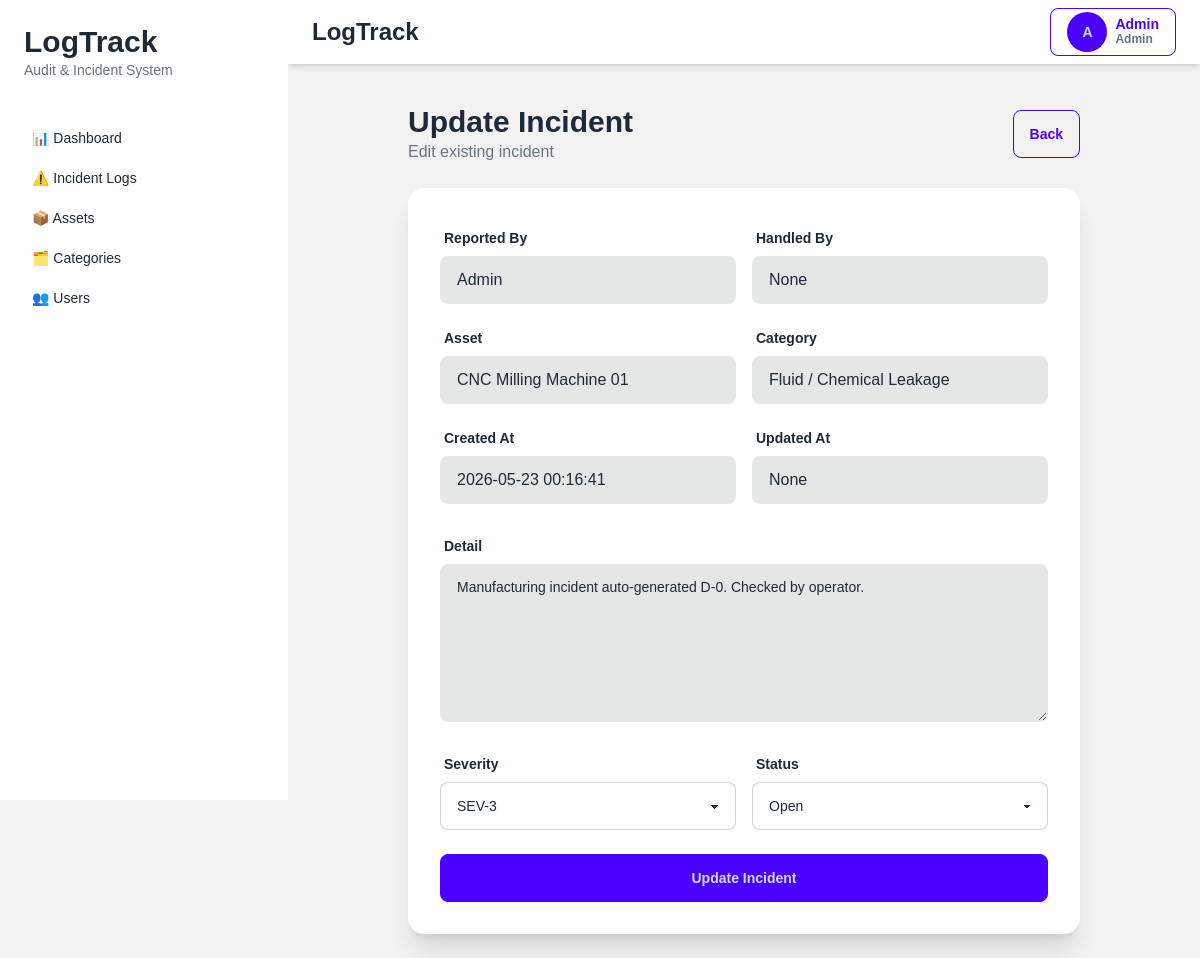
Screenshot of /incidents/2/edit (signed in) with the database file from the repository.
### tables this page shows
CREATE TABLE users (

    id INTEGER PRIMARY KEY AUTOINCREMENT,

    role INTEGER NOT NULL,

    name VARCHAR(255) NOT NULL,

    email VARCHAR(255) UNIQUE NOT NULL,

    password VARCHAR(255) NOT NULL,

    created_at DATETIME,

    is_deleted INTEGER DEFAULT 0
);

CREATE TABLE assets (

    id INTEGER PRIMARY KEY AUTOINCREMENT,

    asset_code VARCHAR(255) UNIQUE NOT NULL,

    asset_name VARCHAR(255) NOT NULL,

    status VARCHAR(50) DEFAULT 'Operational',

    created_at DATETIME,

    updated_at DATETIME,

    is_deleted INTEGER DEFAULT 0
);

CREATE TABLE incident_categories (

    id INTEGER PRIMARY KEY AUTOINCREMENT,

    category_name VARCHAR(255) NOT NULL,

    default_severity VARCHAR(50) NOT NULL,

    created_at DATETIME,

    updated_at DATETIME,

    is_deleted INTEGER DEFAULT 0
);

CREATE TABLE incidents (

    id INTEGER PRIMARY KEY AUTOINCREMENT,

    user_id INTEGER,

    asset_id INTEGER,

    incident_category_id INTEGER,
    
    handled_by INTEGER,

    severity_level VARCHAR(50) NOT NULL,

    status VARCHAR(255) NOT NULL,

    detail TEXT,

    created_at DATETIME,

    updated_at DATETIME,

    is_deleted INTEGER DEFAULT 0,

    FOREIGN KEY (user_id)
        REFERENCES users(id),

    FOREIGN KEY (asset_id)
        REFERENCES assets(id),

    FOREIGN KEY (incident_category_id)
        REFERENCES incident_categories(id)
    
    FOREIGN KEY (handled_by)
        REFERENCES users(id)
);

### app/controllers/incident_controller.py (the view)
def incident_edit(id):
    conn = None
    try:
        conn = get_db_connection()
        incident = conn.execute("""
            SELECT
                i.*,
                a.asset_name,
                c.category_name,
                u.name AS reported_by,
                h.name AS handled_by_name
            FROM incidents i
            LEFT JOIN assets a ON i.asset_id = a.id
            LEFT JOIN incident_categories c ON i.incident_category_id = c.id
            left JOIN users u ON i.user_id = u.id
            left JOIN users h ON i.handled_by = h.id
            WHERE i.id = ?
        """, (id,)).fetchone()
        if not incident:
            flash("Incident not found", "error")
            return redirect("/incidents")
        return render_template(
            "incidents/edit.html",
            incident=incident
        )
    except Exception as e:
        print("ERROR INCIDENT EDIT:", e)
        flash("Failed to open incident edit", "error")
        return redirect("/incidents")
    finally:
        if conn:
            conn.close()

### app/app.py (called while the page is built)
def create_app():
    app = Flask(__name__)
    app.config.from_object(
        "app.config.Config"
    )
    app.add_template_filter(
        timesince,
        "timesince"
    )
    @app.context_processor
    def inject_user():
        return {
            "role": session.get("role"),
            "user_name": session.get("name"),
            "user_id": session.get("user_id")
        }
    from app.routes.web import register_routes
    register_routes(app)
    return app

### app/database/connection.py (called while the page is built)
def get_db_connection():
    conn = sqlite3.connect(
        Config.DATABASE_PATH,
        timeout=30,
        isolation_level=None,
        check_same_thread=False
    )
    conn.row_factory = sqlite3.Row
    conn.execute("PRAGMA foreign_keys = ON")
    conn.execute("PRAGMA journal_mode = WAL")
    return conn

### app/templates/incidents/edit.html (shortened to what this page needs)
{% extends "layouts/app.html" %}  {% block content %}
<div class="max-w-2xl mx-auto">
    <div class="flex items-center justify-between mb-6">
        <div>
            <h1 class="text-3xl font-bold">Update Incident</h1>
            <p class="text-gray-500">Edit existing incident</p>
        </div>
        <a href="/incidents" class="btn btn-outline btn-primary">Back</a>
    </div>
    <div class="card bg-base-100 shadow-xl">
        <div class="card-body">
    <form
        method="POST"
        action="/incidents/{{ incident.id }}/update"
    >
        <div class="grid grid-cols-1 md:grid-cols-2 gap-4 mb-6">
          <div>
                <label class="label">
                    <span class="label-text font-semibold">
                        Reported By
                    </span>
                </label>
                <input
                    type="text"
                    class="input input-bordered w-full bg-base-300 border-base-300 text-base-content"
                    value="{{ incident.reported_by }}"
                    readonly
                >
            </div>
            <div>
                <label class="label">
                    <span class="label-text font-semibold">
                        Handled By
                    </span>
                </label>
                <input
                    type="text"
                    class="input input-bordered w-full bg-base-300 border-base-300 text-base-content"
                    value="{{ incident.handled_by_name }}"
                    readonly
                >
            </div>
            <div>
                <label class="label">
                    <span class="label-text font-semibold">
                        Asset
                    </span>
                </label>
                <input
                    type="text"
                    class="input input-bordered w-full bg-base-300 border-base-300 text-base-content"
                    value="{{ incident.asset_name }}"
                    readonly
                >
            </div>
            <div>
                <label class="label">
                    <span class="label-text font-semibold">
                        Category
                    </span>
                </label>
                <input
                    type="text"
                    class="input input-bordered w-full bg-base-300 border-base-300 text-base-content"
                    value="{{ incident.category_name }}"
                    readonly
                >
            </div>
            <div>
                <label class="label">
                    <span class="label-text font-semibold">
                        Created At
                    </span>
                </label>
                <input
                    type="text"
                    class="input input-bordered w-full bg-base-300 border-base-300 text-base-content"
                    value="{{ incident.created_at }}"
                    readonly
                >
            </div>
            <div>
                <label class="label">
                    <span class="label-text font-semibold">
                        Updated At
                    </span>
                </label>
                <input
                    type="text"
                    class="input input-bordered w-full bg-base-300 border-base-300 text-base-content"
                    value="{{ incident.updated_at }}"
                    readonly
                >
            </div>
        </div>
        <div class="form-control mb-6">
            <label class="label">
                <span class="label-text font-semibold">
                    Detail
                </span>
            </label>
            <textarea
                class="textarea textarea-bordered bg-base-300 border-base-300 text-base-content"
                rows="5"
                readonly
            >{{ incident.detail }}</textarea>
        </div>
        <div class="grid grid-cols-1 md:grid-cols-2 gap-4 mb-6">
            <div>
                <label class="label">
                    <span class="label-text font-semibold">
                        Severity
                    </span>
                </label>
                <select
                    name="severity_level"
                    class="select select-bordered w-full"
                    required
                >
                    <option
                        value="SEV-3"
                        {% if incident.severity_level == "SEV-3" %}
                        selected
                        {% endif %}
                    >
                        SEV-3
                    </option>
                </select>
            </div>
            <div>
                <label class="label">
                    <span class="label-text font-semibold">
                        Status
                    </span>
                </label>
                <select
                    name="status"
                    class="select select-bordered w-full"
                    required
                >
                    <option
                        value="Open"
                        {% if incident.status == "Open" %}
                        selected
                        {% endif %}
                    >
                        Open
                    </option>
                </select>
            </div>
        </div>
        <button class="btn btn-primary w-full">
            Update Incident
        </button>
    </form>
</div>
    </div>
</div>
{% endblock %}

### app/templates/layouts/app.html (shortened to what this page needs)
<!doctype html>
<html lang="en">
  <head>
    <script src="https://cdn.tailwindcss.com"></script>
    <link
      href="https://cdn.jsdelivr.net/npm/daisyui@4.12.10/dist/full.min.css"
      rel="stylesheet" />
    <link
      rel="stylesheet"
      href="{{ url_for('static', filename='css/app.css') }}" />
  </head>
  <body class="bg-base-200">
    <div class="drawer lg:drawer-open">
      <div class="drawer-content flex flex-col">
        <div class="navbar bg-base-100 shadow-md">
          <div class="flex-1">
            <h1 class="text-2xl font-bold px-4">LogTrack</h1>
          </div>
          <div class="dropdown dropdown-end px-4">
            <div
              tabindex="0"
              role="button"
              class="btn btn-outline btn-primary flex items-center gap-2">
              <div class="avatar placeholder">
                <div class="bg-primary text-primary-content rounded-full w-10">
                  <span> {{ session["name"][0]|upper }} </span>
                </div>
              </div>
              <div class="hidden md:block text-left">
                <div class="font-semibold">{{ session["name"] }}</div>
                <div class="text-xs text-gray-500">
                  {% if role == 0 %} Super Admin {% elif role == 1 %} Admin
                  {%else %} User {% endif %}
                </div>
              </div>
            </div>
          </div>
        </div>
        <div class="px-6 pt-4">
        </div>
        <main class="p-6">{% block content %} {% endblock %}</main>
      </div>
      <div class="drawer-side">
        <aside class="w-72 min-h-full bg-base-100">
          <div class="p-6">
            <h2 class="text-3xl font-bold">LogTrack</h2>
            <p class="text-sm text-gray-500">Audit & Incident System</p>
          </div>
          <ul class="menu p-4 text-base-content space-y-1">
            {% if role == 0 or role == 1 %}
            <li>
              <a href="/dashboard">📊 Dashboard</a>
            </li>
            {% endif %}
            <li>
              <a href="/incidents">⚠️ Incident Logs</a>
            </li>
            {% if role == 0 or role == 1 %}
            <li>
              <a href="/assets">📦 Assets</a>
            </li>
            <li>
              <a href="/incident_categories">🗂️ Categories</a>
            </li>
            <li>
              <a href="/users">👥 Users</a>
            </li>
            {% endif %}
          </ul>
        </aside>
      </div>
    </div>
  </body>
</html>

### app/static/css/app.css (style rules this page uses)
body { font-family: sans-serif; }

### rows the page displays
users: name "Admin", reported_by "Admin"
assets: asset_name "CNC Milling Machine 01"
incident_categories: category_name "Fluid / Chemical Leakage"
incidents: created_at "2026-05-23 00:16:41", detail "Manufacturing incident auto-generated D-0. Checked by operator.", severity_level "SEV-3", status "Open"

### other values shown
{{ session["name"][0]|upper }} "A"
